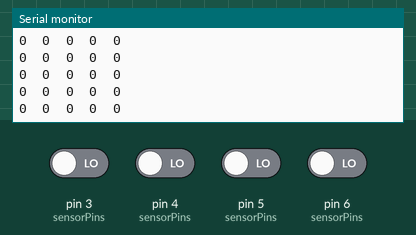
Simulated run of this sketch. Board: Arduino Uno, built with avr-gcc and run on an emulated ATmega328P. On the bench: the last lines printed to the serial monitor. Inputs (shaded band) come from the test bench; at power-on: pin 3 (sensorPins), pin 4 (sensorPins), pin 5 (sensorPins), pin 6 (sensorPins) LOW.

Above: at 12.2 s.
12.3 s: pin 3 (sensorPins) driven HIGH
At 12.49 s:
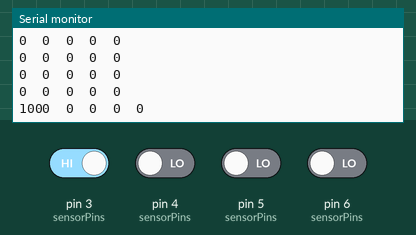
13.8 s: pin 4 (sensorPins) driven HIGH
At 14.0 s:
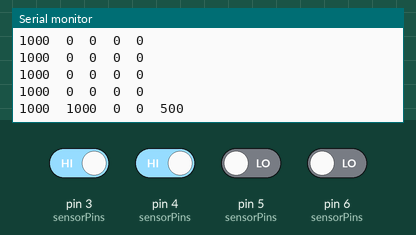
15.3 s: pin 5 (sensorPins) driven HIGH
At 15.52 s:
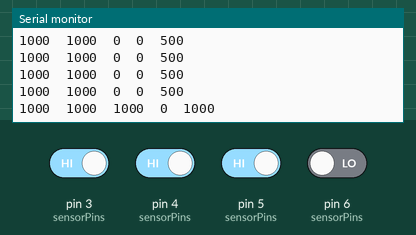
16.8 s: pin 6 (sensorPins) driven HIGH
At 17.05 s:
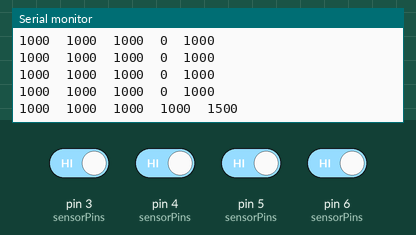
18.3 s: pin 3 (sensorPins) driven LOW
At 18.57 s:
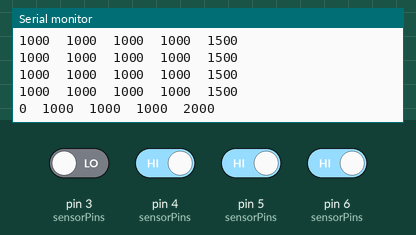
19.8 s: pin 4 (sensorPins) driven LOW
At 20.09 s:
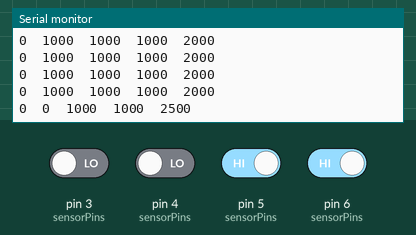
Timing chart, 0 to 22.3 s (numbered marks = the images above; inputs shaded):
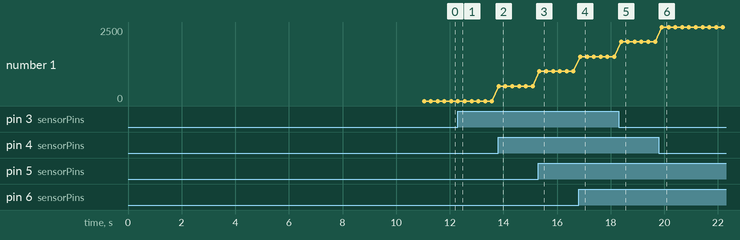

The sketch:

02_Read_Calibrated.ino
```cpp
#include <QTRSensors.h>

QTRSensors lineSensor;

const uint8_t SensorCount = 4;
uint16_t sensorValues[SensorCount];

const uint8_t sensorPins[] = {3, 4, 5, 6};

void setup()
{
  Serial.begin(9600);

  lineSensor.setTypeRC();
  lineSensor.setSensorPins(sensorPins, SensorCount);
  lineSensor.setEmitterPin(2);
  lineSensor.setTimeout(2500);

  Serial.println("Calibrating . . .");
  Serial.println("Slowly move the sensor across the electrical tape");
  // 2.5 ms RC read timeout (default) * 10 reads per calibrate() call
  // = ~25 ms per calibrate() call.
  // Call calibrate() 400 times to make calibration take about 10 seconds.
  for (uint16_t i = 0; i < 400; i++)
  {
    lineSensor.calibrate();
  }
  Serial.println();

  Serial.print("Minimum Values: ");
  // print the calibration minimum values measured when emitters were on
  for (uint8_t i = 0; i < SensorCount; i++)
  {
    Serial.print(lineSensor.calibrationOn.minimum[i]);
    Serial.print(' ');
  }
  Serial.println();

  Serial.print("Maximum Values: ");
  // print the calibration maximum values measured when emitters were on
  for (uint8_t i = 0; i < SensorCount; i++)
  {
    Serial.print(lineSensor.calibrationOn.maximum[i]);
    Serial.print(' ');
  }
  Serial.println();
  Serial.println("Done calibrating!");
  delay(1000);
  Serial.println();
}

void loop()
{
  // read calibrated sensor values and obtain a measure of the line position
  // from 0 to 5000 (for a white line, use readLineWhite() instead)
  uint16_t position = lineSensor.readLineBlack(sensorValues);

  // print the sensor values as numbers from 0 to 1000, where 0 means maximum
  // reflectance and 1000 means minimum reflectance, followed by the line
  // position
  for (uint8_t i = 0; i < SensorCount; i++)
  {
    Serial.print(sensorValues[i]);
    Serial.print('\t');
  }
  Serial.println(position);

  delay(250);
}
```

Measured:
- after the input at 12.3 s, the serial monitor: prints a new line at once (image 1)
- after the input at 13.8 s, the serial monitor: prints a new line at once (image 2)
- after the input at 15.3 s, the serial monitor: prints a new line at once (image 3)
- after the input at 16.8 s, the serial monitor: prints a new line after 0.06 s (image 4)
- after the input at 18.3 s, the serial monitor: prints a new line after 0.09 s (image 5)
- after the input at 19.8 s, the serial monitor: prints a new line after 0.11 s (image 6)
- plotted number 1: 0 → 500 after the input at 13.8 s, 1000 → 1500 after the input at 16.8 s, 1500 → 2000 after the input at 18.3 s, 2000 → 2500 after the input at 19.8 s
